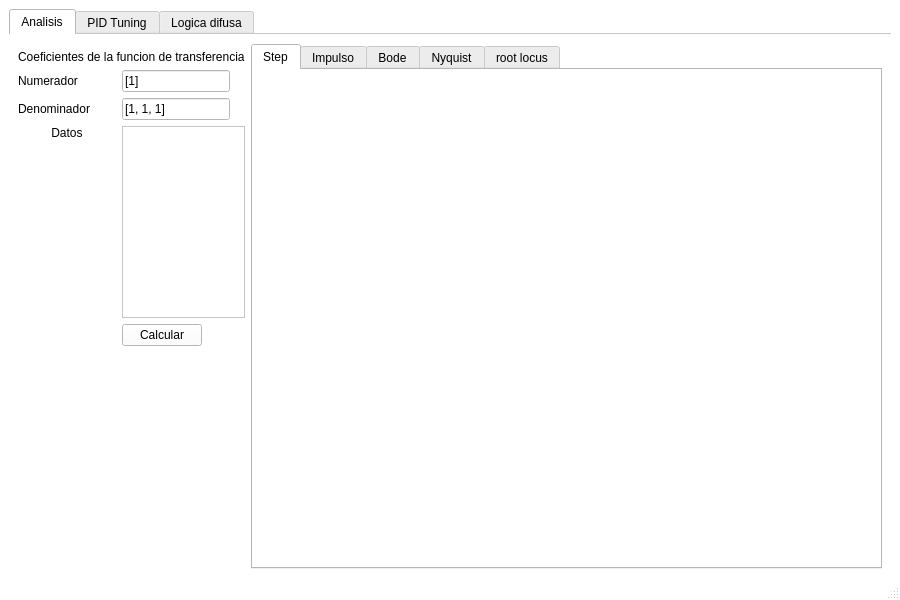
<?xml version="1.0" encoding="UTF-8"?>
<ui version="4.0">
 <class>MainWindow</class>
 <widget class="QMainWindow" name="MainWindow">
  <property name="windowModality">
   <enum>Qt::NonModal</enum>
  </property>
  <property name="geometry">
   <rect>
    <x>0</x>
    <y>0</y>
    <width>900</width>
    <height>600</height>
   </rect>
  </property>
  <property name="sizePolicy">
   <sizepolicy hsizetype="Fixed" vsizetype="Fixed">
    <horstretch>0</horstretch>
    <verstretch>0</verstretch>
   </sizepolicy>
  </property>
  <property name="palette">
   <palette>
    <active>
     <colorrole role="Button">
      <brush brushstyle="SolidPattern">
       <color alpha="255">
        <red>255</red>
        <green>255</green>
        <blue>255</blue>
       </color>
      </brush>
     </colorrole>
     <colorrole role="Midlight">
      <brush brushstyle="SolidPattern">
       <color alpha="255">
        <red>255</red>
        <green>255</green>
        <blue>255</blue>
       </color>
      </brush>
     </colorrole>
     <colorrole role="Base">
      <brush brushstyle="SolidPattern">
       <color alpha="255">
        <red>255</red>
        <green>255</green>
        <blue>255</blue>
       </color>
      </brush>
     </colorrole>
     <colorrole role="Window">
      <brush brushstyle="SolidPattern">
       <color alpha="255">
        <red>255</red>
        <green>255</green>
        <blue>255</blue>
       </color>
      </brush>
     </colorrole>
     <colorrole role="AlternateBase">
      <brush brushstyle="SolidPattern">
       <color alpha="255">
        <red>255</red>
        <green>255</green>
        <blue>255</blue>
       </color>
      </brush>
     </colorrole>
    </active>
    <inactive>
     <colorrole role="Button">
      <brush brushstyle="SolidPattern">
       <color alpha="255">
        <red>255</red>
        <green>255</green>
        <blue>255</blue>
       </color>
      </brush>
     </colorrole>
     <colorrole role="Midlight">
      <brush brushstyle="SolidPattern">
       <color alpha="255">
        <red>255</red>
        <green>255</green>
        <blue>255</blue>
       </color>
      </brush>
     </colorrole>
     <colorrole role="Base">
      <brush brushstyle="SolidPattern">
       <color alpha="255">
        <red>255</red>
        <green>255</green>
        <blue>255</blue>
       </color>
      </brush>
     </colorrole>
     <colorrole role="Window">
      <brush brushstyle="SolidPattern">
       <color alpha="255">
        <red>255</red>
        <green>255</green>
        <blue>255</blue>
       </color>
      </brush>
     </colorrole>
     <colorrole role="AlternateBase">
      <brush brushstyle="SolidPattern">
       <color alpha="255">
        <red>255</red>
        <green>255</green>
        <blue>255</blue>
       </color>
      </brush>
     </colorrole>
    </inactive>
    <disabled>
     <colorrole role="Button">
      <brush brushstyle="SolidPattern">
       <color alpha="255">
        <red>255</red>
        <green>255</green>
        <blue>255</blue>
       </color>
      </brush>
     </colorrole>
     <colorrole role="Midlight">
      <brush brushstyle="SolidPattern">
       <color alpha="255">
        <red>255</red>
        <green>255</green>
        <blue>255</blue>
       </color>
      </brush>
     </colorrole>
     <colorrole role="Base">
      <brush brushstyle="SolidPattern">
       <color alpha="255">
        <red>255</red>
        <green>255</green>
        <blue>255</blue>
       </color>
      </brush>
     </colorrole>
     <colorrole role="Window">
      <brush brushstyle="SolidPattern">
       <color alpha="255">
        <red>255</red>
        <green>255</green>
        <blue>255</blue>
       </color>
      </brush>
     </colorrole>
     <colorrole role="AlternateBase">
      <brush brushstyle="SolidPattern">
       <color alpha="255">
        <red>255</red>
        <green>255</green>
        <blue>255</blue>
       </color>
      </brush>
     </colorrole>
    </disabled>
   </palette>
  </property>
  <property name="windowTitle">
   <string>Laboratorio de sistemas de control</string>
  </property>
  <property name="styleSheet">
   <string notr="true"/>
  </property>
  <property name="documentMode">
   <bool>true</bool>
  </property>
  <property name="tabShape">
   <enum>QTabWidget::Rounded</enum>
  </property>
  <property name="dockNestingEnabled">
   <bool>false</bool>
  </property>
  <property name="dockOptions">
   <set>QMainWindow::AllowTabbedDocks|QMainWindow::AnimatedDocks</set>
  </property>
  <widget class="QWidget" name="centralwidget">
   <layout class="QGridLayout" name="gridLayout">
    <property name="sizeConstraint">
     <enum>QLayout::SetDefaultConstraint</enum>
    </property>
    <property name="bottomMargin">
     <number>0</number>
    </property>
    <item row="0" column="0">
     <widget class="QTabWidget" name="principalTab">
      <property name="palette">
       <palette>
        <active>
         <colorrole role="WindowText">
          <brush brushstyle="SolidPattern">
           <color alpha="255">
            <red>0</red>
            <green>0</green>
            <blue>0</blue>
           </color>
          </brush>
         </colorrole>
         <colorrole role="Dark">
          <brush brushstyle="SolidPattern">
           <color alpha="255">
            <red>255</red>
            <green>255</green>
            <blue>255</blue>
           </color>
          </brush>
         </colorrole>
         <colorrole role="Mid">
          <brush brushstyle="SolidPattern">
           <color alpha="255">
            <red>255</red>
            <green>255</green>
            <blue>255</blue>
           </color>
          </brush>
         </colorrole>
         <colorrole role="Text">
          <brush brushstyle="SolidPattern">
           <color alpha="255">
            <red>0</red>
            <green>0</green>
            <blue>0</blue>
           </color>
          </brush>
         </colorrole>
         <colorrole role="ButtonText">
          <brush brushstyle="SolidPattern">
           <color alpha="255">
            <red>0</red>
            <green>0</green>
            <blue>0</blue>
           </color>
          </brush>
         </colorrole>
         <colorrole role="Shadow">
          <brush brushstyle="SolidPattern">
           <color alpha="255">
            <red>255</red>
            <green>255</green>
            <blue>255</blue>
           </color>
          </brush>
         </colorrole>
        </active>
        <inactive>
         <colorrole role="WindowText">
          <brush brushstyle="SolidPattern">
           <color alpha="255">
            <red>0</red>
            <green>0</green>
            <blue>0</blue>
           </color>
          </brush>
         </colorrole>
         <colorrole role="Dark">
          <brush brushstyle="SolidPattern">
           <color alpha="255">
            <red>255</red>
            <green>255</green>
            <blue>255</blue>
           </color>
          </brush>
         </colorrole>
         <colorrole role="Mid">
          <brush brushstyle="SolidPattern">
           <color alpha="255">
            <red>255</red>
            <green>255</green>
            <blue>255</blue>
           </color>
          </brush>
         </colorrole>
         <colorrole role="Text">
          <brush brushstyle="SolidPattern">
           <color alpha="255">
            <red>0</red>
            <green>0</green>
            <blue>0</blue>
           </color>
          </brush>
         </colorrole>
         <colorrole role="ButtonText">
          <brush brushstyle="SolidPattern">
           <color alpha="255">
            <red>0</red>
            <green>0</green>
            <blue>0</blue>
           </color>
          </brush>
         </colorrole>
         <colorrole role="Shadow">
          <brush brushstyle="SolidPattern">
           <color alpha="255">
            <red>255</red>
            <green>255</green>
            <blue>255</blue>
           </color>
          </brush>
         </colorrole>
        </inactive>
        <disabled>
         <colorrole role="WindowText">
          <brush brushstyle="SolidPattern">
           <color alpha="255">
            <red>255</red>
            <green>255</green>
            <blue>255</blue>
           </color>
          </brush>
         </colorrole>
         <colorrole role="Dark">
          <brush brushstyle="SolidPattern">
           <color alpha="255">
            <red>255</red>
            <green>255</green>
            <blue>255</blue>
           </color>
          </brush>
         </colorrole>
         <colorrole role="Mid">
          <brush brushstyle="SolidPattern">
           <color alpha="255">
            <red>255</red>
            <green>255</green>
            <blue>255</blue>
           </color>
          </brush>
         </colorrole>
         <colorrole role="Text">
          <brush brushstyle="SolidPattern">
           <color alpha="255">
            <red>255</red>
            <green>255</green>
            <blue>255</blue>
           </color>
          </brush>
         </colorrole>
         <colorrole role="ButtonText">
          <brush brushstyle="SolidPattern">
           <color alpha="255">
            <red>255</red>
            <green>255</green>
            <blue>255</blue>
           </color>
          </brush>
         </colorrole>
         <colorrole role="Shadow">
          <brush brushstyle="SolidPattern">
           <color alpha="255">
            <red>255</red>
            <green>255</green>
            <blue>255</blue>
           </color>
          </brush>
         </colorrole>
        </disabled>
       </palette>
      </property>
      <property name="tabPosition">
       <enum>QTabWidget::North</enum>
      </property>
      <property name="tabShape">
       <enum>QTabWidget::Rounded</enum>
      </property>
      <property name="currentIndex">
       <number>0</number>
      </property>
      <property name="elideMode">
       <enum>Qt::ElideNone</enum>
      </property>
      <property name="documentMode">
       <bool>true</bool>
      </property>
      <property name="tabsClosable">
       <bool>false</bool>
      </property>
      <property name="tabBarAutoHide">
       <bool>true</bool>
      </property>
      <widget class="QWidget" name="analisisTab">
       <attribute name="title">
        <string>Analisis</string>
       </attribute>
       <layout class="QGridLayout" name="gridLayout_3">
        <item row="3" column="0">
         <widget class="QLabel" name="demLabel1">
          <property name="text">
           <string>Denominador</string>
          </property>
         </widget>
        </item>
        <item row="2" column="1">
         <widget class="QLineEdit" name="numEdit1">
          <property name="sizePolicy">
           <sizepolicy hsizetype="Fixed" vsizetype="Fixed">
            <horstretch>0</horstretch>
            <verstretch>0</verstretch>
           </sizepolicy>
          </property>
          <property name="text">
           <string>[1]</string>
          </property>
         </widget>
        </item>
        <item row="0" column="2" rowspan="8">
         <widget class="QTabWidget" name="analisisGraficaTab">
          <property name="autoFillBackground">
           <bool>true</bool>
          </property>
          <property name="currentIndex">
           <number>0</number>
          </property>
          <property name="documentMode">
           <bool>false</bool>
          </property>
          <property name="movable">
           <bool>true</bool>
          </property>
          <property name="tabBarAutoHide">
           <bool>false</bool>
          </property>
          <widget class="QWidget" name="stepTab">
           <attribute name="title">
            <string>Step</string>
           </attribute>
           <layout class="QGridLayout" name="gridLayout_2">
            <item row="0" column="0">
             <widget class="QGraphicsView" name="stepGraphicsView1">
              <property name="frameShape">
               <enum>QFrame::NoFrame</enum>
              </property>
              <property name="interactive">
               <bool>true</bool>
              </property>
             </widget>
            </item>
           </layout>
          </widget>
          <widget class="QWidget" name="impulseTab">
           <attribute name="title">
            <string>Impulso</string>
           </attribute>
           <layout class="QGridLayout" name="gridLayout_4">
            <item row="0" column="0">
             <widget class="QGraphicsView" name="impulseGraphicsView">
              <property name="frameShape">
               <enum>QFrame::NoFrame</enum>
              </property>
             </widget>
            </item>
           </layout>
          </widget>
          <widget class="QWidget" name="bodeTab">
           <attribute name="title">
            <string>Bode</string>
           </attribute>
           <layout class="QGridLayout" name="gridLayout_5">
            <item row="0" column="0">
             <widget class="QGraphicsView" name="magBodeGraphicsView">
              <property name="frameShape">
               <enum>QFrame::NoFrame</enum>
              </property>
             </widget>
            </item>
            <item row="1" column="0">
             <widget class="QGraphicsView" name="phaBodeGraphicsView">
              <property name="frameShape">
               <enum>QFrame::NoFrame</enum>
              </property>
             </widget>
            </item>
           </layout>
          </widget>
          <widget class="QWidget" name="nyquistTab">
           <attribute name="title">
            <string>Nyquist</string>
           </attribute>
           <layout class="QGridLayout" name="gridLayout_6">
            <item row="0" column="0">
             <widget class="QGraphicsView" name="NyquistGraphicsView">
              <property name="frameShape">
               <enum>QFrame::NoFrame</enum>
              </property>
              <property name="frameShadow">
               <enum>QFrame::Sunken</enum>
              </property>
             </widget>
            </item>
           </layout>
          </widget>
          <widget class="QWidget" name="rlocusTab">
           <attribute name="title">
            <string>root locus</string>
           </attribute>
           <layout class="QGridLayout" name="gridLayout_7">
            <item row="0" column="0">
             <widget class="QGraphicsView" name="rlocusGraphicsView">
              <property name="frameShape">
               <enum>QFrame::NoFrame</enum>
              </property>
             </widget>
            </item>
           </layout>
          </widget>
         </widget>
        </item>
        <item row="2" column="0">
         <widget class="QLabel" name="numLabel1">
          <property name="sizePolicy">
           <sizepolicy hsizetype="Fixed" vsizetype="Fixed">
            <horstretch>0</horstretch>
            <verstretch>0</verstretch>
           </sizepolicy>
          </property>
          <property name="text">
           <string>Numerador</string>
          </property>
         </widget>
        </item>
        <item row="3" column="1">
         <widget class="QLineEdit" name="demEdit1">
          <property name="sizePolicy">
           <sizepolicy hsizetype="Fixed" vsizetype="Fixed">
            <horstretch>0</horstretch>
            <verstretch>0</verstretch>
           </sizepolicy>
          </property>
          <property name="text">
           <string>[1, 1, 1]</string>
          </property>
         </widget>
        </item>
        <item row="6" column="1">
         <spacer name="verticalSpacer1">
          <property name="orientation">
           <enum>Qt::Vertical</enum>
          </property>
          <property name="sizeHint" stdset="0">
           <size>
            <width>20</width>
            <height>40</height>
           </size>
          </property>
         </spacer>
        </item>
        <item row="4" column="1">
         <widget class="QPlainTextEdit" name="datosTextEdit1">
          <property name="sizePolicy">
           <sizepolicy hsizetype="Ignored" vsizetype="Fixed">
            <horstretch>0</horstretch>
            <verstretch>0</verstretch>
           </sizepolicy>
          </property>
          <property name="frameShape">
           <enum>QFrame::StyledPanel</enum>
          </property>
          <property name="sizeAdjustPolicy">
           <enum>QAbstractScrollArea::AdjustIgnored</enum>
          </property>
          <property name="readOnly">
           <bool>true</bool>
          </property>
          <property name="plainText">
           <string/>
          </property>
          <property name="backgroundVisible">
           <bool>true</bool>
          </property>
         </widget>
        </item>
        <item row="4" column="0">
         <widget class="QLabel" name="datosLabel1">
          <property name="sizePolicy">
           <sizepolicy hsizetype="Preferred" vsizetype="Preferred">
            <horstretch>0</horstretch>
            <verstretch>0</verstretch>
           </sizepolicy>
          </property>
          <property name="layoutDirection">
           <enum>Qt::LeftToRight</enum>
          </property>
          <property name="text">
           <string>Datos</string>
          </property>
          <property name="scaledContents">
           <bool>false</bool>
          </property>
          <property name="alignment">
           <set>Qt::AlignHCenter|Qt::AlignTop</set>
          </property>
          <property name="wordWrap">
           <bool>false</bool>
          </property>
         </widget>
        </item>
        <item row="5" column="1">
         <widget class="QPushButton" name="calcButton1">
          <property name="sizePolicy">
           <sizepolicy hsizetype="Fixed" vsizetype="Fixed">
            <horstretch>0</horstretch>
            <verstretch>0</verstretch>
           </sizepolicy>
          </property>
          <property name="text">
           <string>Calcular</string>
          </property>
         </widget>
        </item>
        <item row="1" column="0" colspan="2">
         <widget class="QLabel" name="coefLabel1">
          <property name="sizePolicy">
           <sizepolicy hsizetype="Fixed" vsizetype="Fixed">
            <horstretch>0</horstretch>
            <verstretch>0</verstretch>
           </sizepolicy>
          </property>
          <property name="text">
           <string>Coeficientes de la funcion de transferencia</string>
          </property>
         </widget>
        </item>
       </layout>
      </widget>
      <widget class="QWidget" name="PIDTab">
       <attribute name="title">
        <string>PID Tuning</string>
       </attribute>
       <layout class="QGridLayout" name="gridLayout_8">
        <item row="3" column="1">
         <widget class="QLineEdit" name="numEdit2">
          <property name="sizePolicy">
           <sizepolicy hsizetype="Fixed" vsizetype="Fixed">
            <horstretch>0</horstretch>
            <verstretch>0</verstretch>
           </sizepolicy>
          </property>
          <property name="text">
           <string>[1]</string>
          </property>
         </widget>
        </item>
        <item row="4" column="1">
         <widget class="QLineEdit" name="demEdit2">
          <property name="sizePolicy">
           <sizepolicy hsizetype="Fixed" vsizetype="Fixed">
            <horstretch>0</horstretch>
            <verstretch>0</verstretch>
           </sizepolicy>
          </property>
          <property name="text">
           <string>[1, 1, 1]</string>
          </property>
         </widget>
        </item>
        <item row="4" column="0">
         <widget class="QLabel" name="demLabel2">
          <property name="sizePolicy">
           <sizepolicy hsizetype="Preferred" vsizetype="Preferred">
            <horstretch>0</horstretch>
            <verstretch>0</verstretch>
           </sizepolicy>
          </property>
          <property name="text">
           <string>Denominador</string>
          </property>
         </widget>
        </item>
        <item row="5" column="0">
         <widget class="QLabel" name="datosLabel2">
          <property name="sizePolicy">
           <sizepolicy hsizetype="Preferred" vsizetype="Preferred">
            <horstretch>0</horstretch>
            <verstretch>0</verstretch>
           </sizepolicy>
          </property>
          <property name="layoutDirection">
           <enum>Qt::LeftToRight</enum>
          </property>
          <property name="text">
           <string>Datos</string>
          </property>
          <property name="scaledContents">
           <bool>false</bool>
          </property>
          <property name="alignment">
           <set>Qt::AlignHCenter|Qt::AlignTop</set>
          </property>
          <property name="wordWrap">
           <bool>false</bool>
          </property>
         </widget>
        </item>
        <item row="3" column="0">
         <widget class="QLabel" name="numLabel2">
          <property name="sizePolicy">
           <sizepolicy hsizetype="Fixed" vsizetype="Fixed">
            <horstretch>0</horstretch>
            <verstretch>0</verstretch>
           </sizepolicy>
          </property>
          <property name="text">
           <string>Numerador</string>
          </property>
         </widget>
        </item>
        <item row="9" column="2">
         <widget class="QSlider" name="kdHSlider2">
          <property name="enabled">
           <bool>false</bool>
          </property>
          <property name="maximum">
           <number>200</number>
          </property>
          <property name="sliderPosition">
           <number>0</number>
          </property>
          <property name="orientation">
           <enum>Qt::Horizontal</enum>
          </property>
          <property name="tickPosition">
           <enum>QSlider::TicksBelow</enum>
          </property>
          <property name="tickInterval">
           <number>2</number>
          </property>
         </widget>
        </item>
        <item row="8" column="2">
         <widget class="QSlider" name="kiHSlider2">
          <property name="enabled">
           <bool>false</bool>
          </property>
          <property name="maximum">
           <number>1000</number>
          </property>
          <property name="orientation">
           <enum>Qt::Horizontal</enum>
          </property>
          <property name="tickPosition">
           <enum>QSlider::TicksBelow</enum>
          </property>
          <property name="tickInterval">
           <number>10</number>
          </property>
         </widget>
        </item>
        <item row="7" column="2">
         <widget class="QSlider" name="kpHSlider2">
          <property name="enabled">
           <bool>true</bool>
          </property>
          <property name="sizePolicy">
           <sizepolicy hsizetype="Expanding" vsizetype="Fixed">
            <horstretch>0</horstretch>
            <verstretch>0</verstretch>
           </sizepolicy>
          </property>
          <property name="maximum">
           <number>1000</number>
          </property>
          <property name="singleStep">
           <number>1</number>
          </property>
          <property name="value">
           <number>1</number>
          </property>
          <property name="tracking">
           <bool>true</bool>
          </property>
          <property name="orientation">
           <enum>Qt::Horizontal</enum>
          </property>
          <property name="invertedAppearance">
           <bool>false</bool>
          </property>
          <property name="invertedControls">
           <bool>false</bool>
          </property>
          <property name="tickPosition">
           <enum>QSlider::TicksBelow</enum>
          </property>
          <property name="tickInterval">
           <number>10</number>
          </property>
         </widget>
        </item>
        <item row="5" column="1">
         <widget class="QPlainTextEdit" name="datosTextEdit2">
          <property name="sizePolicy">
           <sizepolicy hsizetype="Ignored" vsizetype="Fixed">
            <horstretch>0</horstretch>
            <verstretch>0</verstretch>
           </sizepolicy>
          </property>
          <property name="frameShape">
           <enum>QFrame::StyledPanel</enum>
          </property>
          <property name="sizeAdjustPolicy">
           <enum>QAbstractScrollArea::AdjustIgnored</enum>
          </property>
          <property name="readOnly">
           <bool>true</bool>
          </property>
          <property name="plainText">
           <string/>
          </property>
          <property name="backgroundVisible">
           <bool>true</bool>
          </property>
         </widget>
        </item>
        <item row="8" column="3">
         <widget class="QCheckBox" name="kiCheckBox2">
          <property name="text">
           <string>Ki</string>
          </property>
          <property name="tristate">
           <bool>false</bool>
          </property>
         </widget>
        </item>
        <item row="7" column="3">
         <widget class="QCheckBox" name="kpCheckBox2">
          <property name="text">
           <string>Kp</string>
          </property>
          <property name="checked">
           <bool>true</bool>
          </property>
         </widget>
        </item>
        <item row="9" column="3">
         <widget class="QCheckBox" name="kdCheckBox2">
          <property name="text">
           <string>Kd</string>
          </property>
         </widget>
        </item>
        <item row="6" column="1">
         <spacer name="verticalSpacer2">
          <property name="orientation">
           <enum>Qt::Vertical</enum>
          </property>
          <property name="sizeHint" stdset="0">
           <size>
            <width>20</width>
            <height>40</height>
           </size>
          </property>
         </spacer>
        </item>
        <item row="0" column="2" rowspan="7" colspan="2">
         <widget class="QGraphicsView" name="stepGraphicsView2"/>
        </item>
        <item row="2" column="0" colspan="2">
         <widget class="QLabel" name="coefLabel2">
          <property name="sizePolicy">
           <sizepolicy hsizetype="Fixed" vsizetype="Fixed">
            <horstretch>0</horstretch>
            <verstretch>0</verstretch>
           </sizepolicy>
          </property>
          <property name="text">
           <string>Coeficientes de la funcion de transferencia</string>
          </property>
         </widget>
        </item>
       </layout>
      </widget>
      <widget class="QWidget" name="fuzzyTab">
       <attribute name="title">
        <string>Logica difusa</string>
       </attribute>
      </widget>
     </widget>
    </item>
   </layout>
  </widget>
  <widget class="QMenuBar" name="menubar">
   <property name="geometry">
    <rect>
     <x>0</x>
     <y>0</y>
     <width>900</width>
     <height>21</height>
    </rect>
   </property>
  </widget>
  <widget class="QStatusBar" name="statusbar"/>
  <action name="actionExit">
   <property name="text">
    <string>Exit</string>
   </property>
  </action>
  <action name="actionpelado">
   <property name="text">
    <string>pelado</string>
   </property>
  </action>
  <action name="actionAbout">
   <property name="text">
    <string>About</string>
   </property>
  </action>
 </widget>
 <tabstops>
  <tabstop>principalTab</tabstop>
  <tabstop>numEdit1</tabstop>
  <tabstop>demEdit1</tabstop>
  <tabstop>datosTextEdit1</tabstop>
  <tabstop>calcButton1</tabstop>
  <tabstop>analisisGraficaTab</tabstop>
  <tabstop>stepGraphicsView1</tabstop>
  <tabstop>impulseGraphicsView</tabstop>
  <tabstop>magBodeGraphicsView</tabstop>
  <tabstop>phaBodeGraphicsView</tabstop>
  <tabstop>NyquistGraphicsView</tabstop>
  <tabstop>rlocusGraphicsView</tabstop>
  <tabstop>numEdit2</tabstop>
  <tabstop>demEdit2</tabstop>
  <tabstop>datosTextEdit2</tabstop>
  <tabstop>stepGraphicsView2</tabstop>
  <tabstop>kpHSlider2</tabstop>
  <tabstop>kpCheckBox2</tabstop>
  <tabstop>kiHSlider2</tabstop>
  <tabstop>kiCheckBox2</tabstop>
  <tabstop>kdHSlider2</tabstop>
  <tabstop>kdCheckBox2</tabstop>
 </tabstops>
 <resources/>
 <connections>
  <connection>
   <sender>kiCheckBox2</sender>
   <signal>clicked(bool)</signal>
   <receiver>kiHSlider2</receiver>
   <slot>setEnabled(bool)</slot>
   <hints>
    <hint type="sourcelabel">
     <x>740</x>
     <y>473</y>
    </hint>
    <hint type="destinationlabel">
     <x>692</x>
     <y>471</y>
    </hint>
   </hints>
  </connection>
  <connection>
   <sender>kpCheckBox2</sender>
   <signal>clicked(bool)</signal>
   <receiver>kpHSlider2</receiver>
   <slot>setEnabled(bool)</slot>
   <hints>
    <hint type="sourcelabel">
     <x>739</x>
     <y>440</y>
    </hint>
    <hint type="destinationlabel">
     <x>695</x>
     <y>438</y>
    </hint>
   </hints>
  </connection>
  <connection>
   <sender>kdCheckBox2</sender>
   <signal>clicked(bool)</signal>
   <receiver>kdHSlider2</receiver>
   <slot>setEnabled(bool)</slot>
   <hints>
    <hint type="sourcelabel">
     <x>736</x>
     <y>505</y>
    </hint>
    <hint type="destinationlabel">
     <x>694</x>
     <y>503</y>
    </hint>
   </hints>
  </connection>
 </connections>
</ui>
